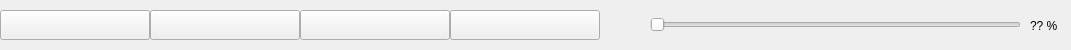
<?xml version="1.0" encoding="UTF-8"?>
<ui version="4.0">
 <class>ControlsWidget</class>
 <widget class="QWidget" name="ControlsWidget">
  <property name="geometry">
   <rect>
    <x>0</x>
    <y>0</y>
    <width>1071</width>
    <height>50</height>
   </rect>
  </property>
  <property name="windowTitle">
   <string>Form</string>
  </property>
  <widget class="QPushButton" name="pushButtonPlay">
   <property name="geometry">
    <rect>
     <x>0</x>
     <y>10</y>
     <width>150</width>
     <height>30</height>
    </rect>
   </property>
   <property name="text">
    <string/>
   </property>
   <property name="icon">
    <iconset>
     <normaloff>../../opp-build-desktop-Qt_4_8_3_dans_le_PATH__Syst_me__Release/icons/icon_play.png</normaloff>../../opp-build-desktop-Qt_4_8_3_dans_le_PATH__Syst_me__Release/icons/icon_play.png</iconset>
   </property>
  </widget>
  <widget class="QPushButton" name="pushButton">
   <property name="geometry">
    <rect>
     <x>150</x>
     <y>10</y>
     <width>150</width>
     <height>30</height>
    </rect>
   </property>
   <property name="text">
    <string/>
   </property>
   <property name="icon">
    <iconset>
     <normaloff>../../opp-build-desktop-Qt_4_8_3_dans_le_PATH__Syst_me__Release/icons/icon_previous.png</normaloff>../../opp-build-desktop-Qt_4_8_3_dans_le_PATH__Syst_me__Release/icons/icon_previous.png</iconset>
   </property>
  </widget>
  <widget class="QPushButton" name="pushButton_2">
   <property name="geometry">
    <rect>
     <x>300</x>
     <y>10</y>
     <width>150</width>
     <height>30</height>
    </rect>
   </property>
   <property name="text">
    <string/>
   </property>
   <property name="icon">
    <iconset>
     <normaloff>../../opp-build-desktop-Qt_4_8_3_dans_le_PATH__Syst_me__Release/icons/icon_next.png</normaloff>../../opp-build-desktop-Qt_4_8_3_dans_le_PATH__Syst_me__Release/icons/icon_next.png</iconset>
   </property>
  </widget>
  <widget class="QPushButton" name="pushButton_3">
   <property name="geometry">
    <rect>
     <x>450</x>
     <y>10</y>
     <width>150</width>
     <height>30</height>
    </rect>
   </property>
   <property name="text">
    <string/>
   </property>
   <property name="icon">
    <iconset>
     <normaloff>../../opp-build-desktop-Qt_4_8_3_dans_le_PATH__Syst_me__Release/icons/icon_pause.png</normaloff>../../opp-build-desktop-Qt_4_8_3_dans_le_PATH__Syst_me__Release/icons/icon_pause.png</iconset>
   </property>
  </widget>
  <widget class="QSlider" name="horizontalSlider">
   <property name="geometry">
    <rect>
     <x>650</x>
     <y>10</y>
     <width>371</width>
     <height>29</height>
    </rect>
   </property>
   <property name="maximum">
    <number>100</number>
   </property>
   <property name="tracking">
    <bool>true</bool>
   </property>
   <property name="orientation">
    <enum>Qt::Horizontal</enum>
   </property>
  </widget>
  <widget class="QLabel" name="label">
   <property name="geometry">
    <rect>
     <x>1030</x>
     <y>10</y>
     <width>31</width>
     <height>31</height>
    </rect>
   </property>
   <property name="text">
    <string>?? %</string>
   </property>
  </widget>
 </widget>
 <resources/>
 <connections/>
</ui>
